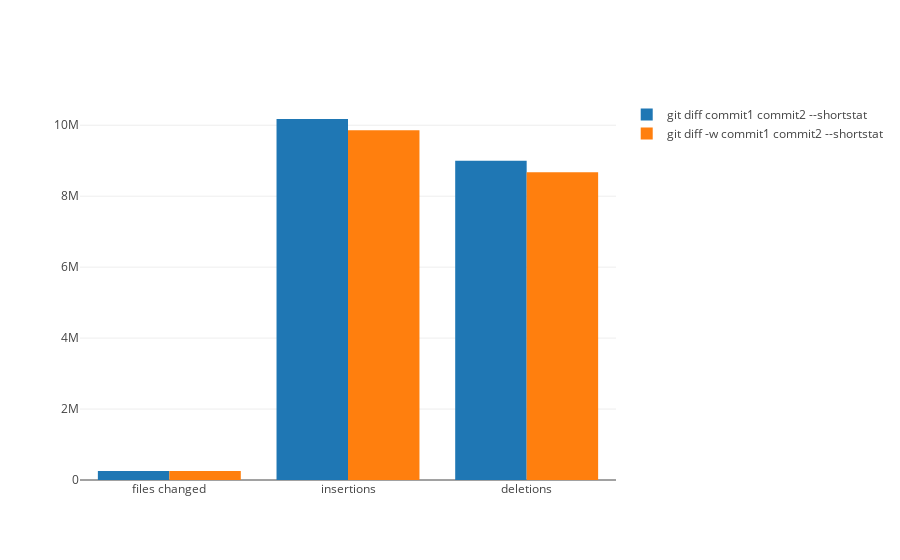

Write notebook code for a chart like this one.
### Code cell
trace1 = go.Bar(
    x=['files changed', 'insertions', 'deletions'],
    y=[file_sum1, ins_sum1, del_sum1],
    name='git diff commit1 commit2 --shortstat'
)
trace2 = go.Bar(
    x=['files changed', 'insertions', 'deletions'],
    y=[file_sum2, ins_sum2, del_sum2],
    name='git diff -w commit1 commit2 --shortstat'
)

data = [trace1, trace2]
layout = go.Layout(
    barmode='group'
)

init_notebook_mode(connected=True)
fig = go.Figure(data=data, layout=layout)
iplot(fig, show_link=False)

### Figure 1 — Plotly figure (JSON) as saved in the notebook; plotly's stock layout.template omitted (floating-point values rounded to 4 significant figures)
{"data": [{"name": "git diff commit1 commit2 --shortstat", "type": "bar", "x": ["files changed", "insertions", "deletions"], "y": [251329, 10175878, 8996806]}, {"name": "git diff -w commit1 commit2 --shortstat", "type": "bar", "x": ["files changed", "insertions", "deletions"], "y": [251329, 9856798, 8677726]}], "layout": {"barmode": "group"}}
